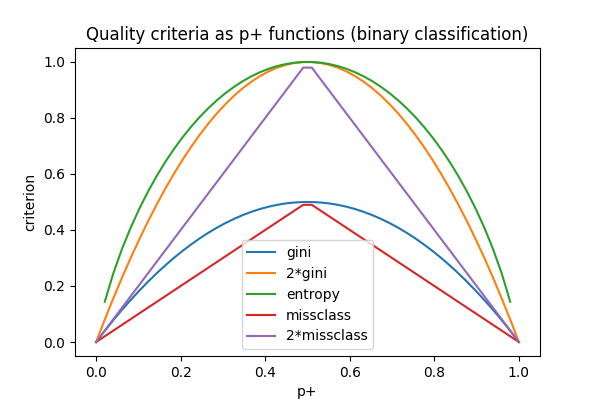

Generate this figure with Python:
import numpy as np
import pandas as pd
import seaborn as sns
from matplotlib import pyplot as plt

plt.rcParams['figure.figsize'] = (6, 4)
xx = np.linspace(0, 1, 50)
plt.plot(xx, [2 * x * (1 - x) for x in xx], label='gini')
plt.plot(xx, [4 * x * (1 - x) for x in xx], label='2*gini')
plt.plot(xx, [-x * np.log2(x) - (1 - x) * np.log2(1 - x) for x in xx], label='entropy')
plt.plot(xx, [1 - max(x, 1 - x) for x in xx], label='missclass')
plt.plot(xx, [2 - 2 * max(x, 1 - x) for x in xx], label='2*missclass')
plt.xlabel('p+')
plt.ylabel('criterion')
plt.title('Quality criteria as p+ functions (binary classification)')
plt.legend()
plt.show()
